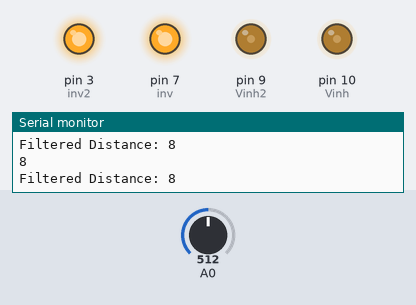
Simulated run of this sketch. Board: Arduino Uno, built with avr-gcc and run on an emulated ATmega328P. On the bench: output pins drawn as LEDs (lit = HIGH), the last lines printed to the serial monitor. The test bench sets the inputs (shaded band); at power-on: A0 = 512.

Above: at 1.2 s.
1.3 s: A0 set to 306
At 2.3 s:
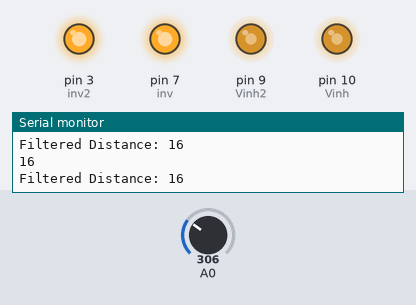
3.2 s: A0 set to 122
At 4.1 s:
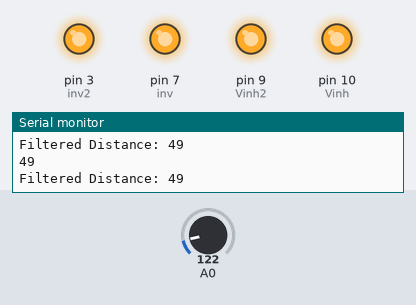
4.8 s: A0 set to 0
At 6.2 s:
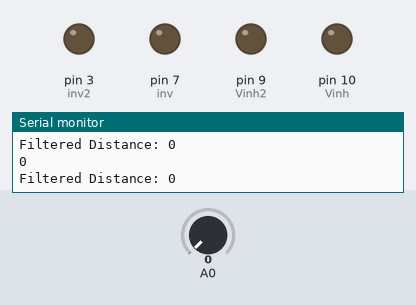
Timing chart, 0 to 7.8 s (numbered marks = the images above; inputs shaded):
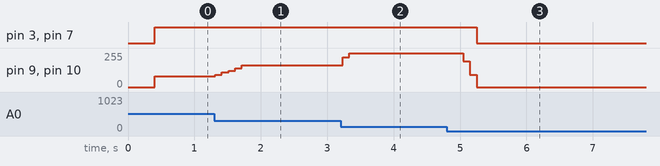

Measured:
- after the input at 1.3 s, pin 9 (Vinh2), pin 10 (Vinh): moves from 81/255 to 163/255 over 0.40 s, starting at once
- after the input at 3.2 s, pin 9 (Vinh2), pin 10 (Vinh): 163/255 → 224/255 at once, → 255/255 0.10 s later
- after the input at 4.8 s, pin 3 (inv2), pin 7 (inv): HIGH → LOW after 0.45 s; pin 9 (Vinh2), pin 10 (Vinh): 255/255 → 193/255 after 0.25 s, → 91/255 0.10 s later, → 0/255 0.10 s later

The sketch:

motor-dev.ino
```cpp
// Infrared sensor
int analogValue;
int distance;

// Motor A
const int inv = 7;    // Input from inverter
const int Vinh = 10;  // Pin 1 of L293
int motorSpeedA = 0;  // Motor A speed

// Motor B
const int Vinh2 = 9;  // Pin 9 of L293
const int inv2 = 3;   // Input from inverter
int motorSpeedB = 0;  // Motor B speed

// Filter variables
const int numSamples = 5;   // Number of samples to use for filtering
int samples[numSamples];    // Array to store distance samples
int currentIndex = 0;       // Index of current sample

void setup() {
  pinMode(A0, INPUT);
  Serial.begin(9600);
  pinMode(inv, OUTPUT);
  pinMode(Vinh, OUTPUT);
  pinMode(inv2, OUTPUT);
  pinMode(Vinh2, OUTPUT);
}

void loop() {
  // Infrared sensor
  analogValue = analogRead(A0);
  distance = pow((3027.4 / analogValue), 1.2134);
  Serial.println(distance);

  // Update filter with new distance measurement
  samples[currentIndex] = distance;
  currentIndex = (currentIndex + 1) % numSamples;

  // Calculate filtered distance as the average of all samples
  int filteredDistance = 0;
  for (int i = 0; i < numSamples; i++) {
    filteredDistance += samples[i];
  }
  filteredDistance /= numSamples;

  Serial.print("Filtered Distance: ");
  Serial.println(filteredDistance);

  // Motor control based on filtered distance
  if (filteredDistance < 8) {
    // If filtered distance is less than 8, stop Motor A and Motor B
    motorSpeedA = 0;
    motorSpeedB = 0;

    digitalWrite(inv, LOW);
    analogWrite(Vinh, motorSpeedA);
    digitalWrite(inv2, LOW);
    analogWrite(Vinh2, motorSpeedB);
  } else {
    // Otherwise, adjust motor speed proportionally based on filtered distance
    motorSpeedA = map(filteredDistance, 0, 25, 0, 255);  // Map distance to motor speed range
    motorSpeedB = motorSpeedA;

    digitalWrite(inv, HIGH);
    analogWrite(Vinh, motorSpeedA);
    digitalWrite(inv2, HIGH);
    analogWrite(Vinh2, motorSpeedB);
  }

  delay(100);  // Adjust delay time as needed
}
```
